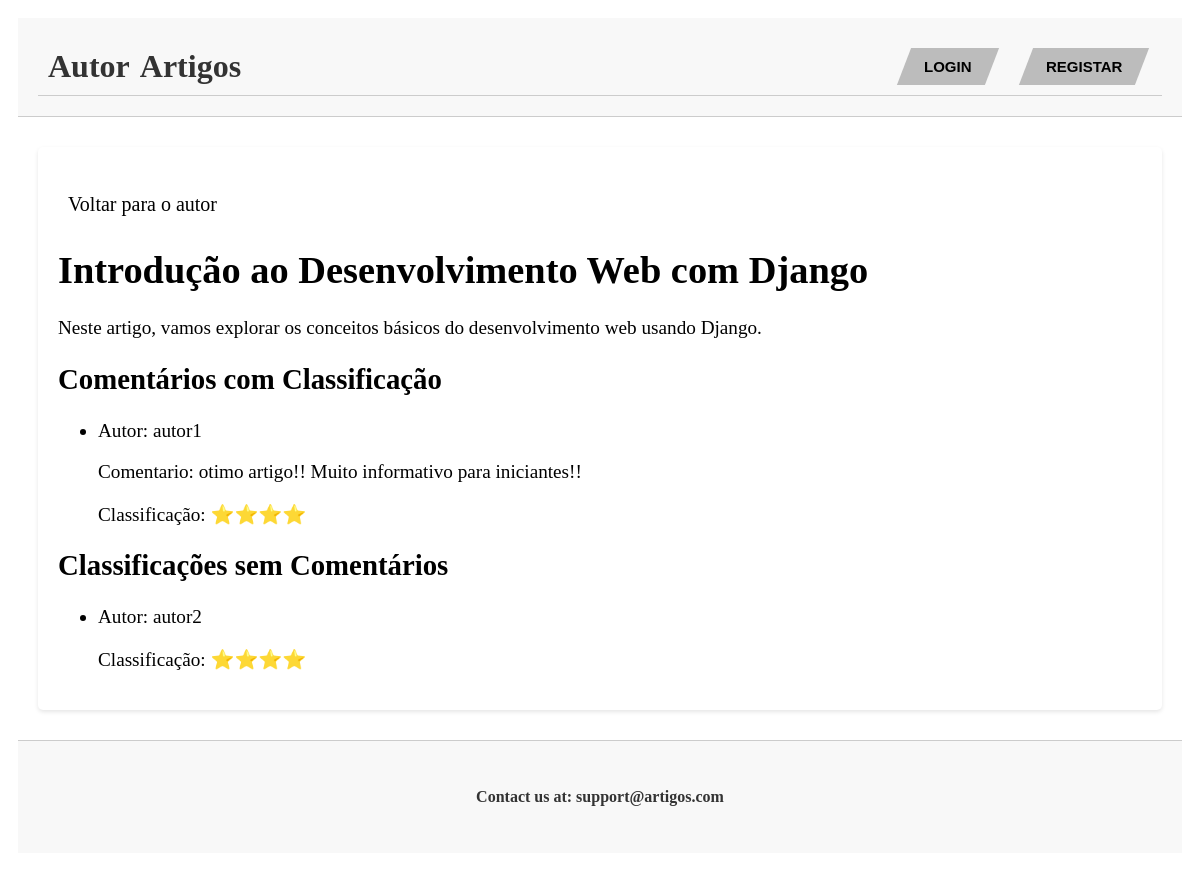
Page /artigos/artigo/Introdução ao Desenvolvimento Web com Django on the earlier database version.
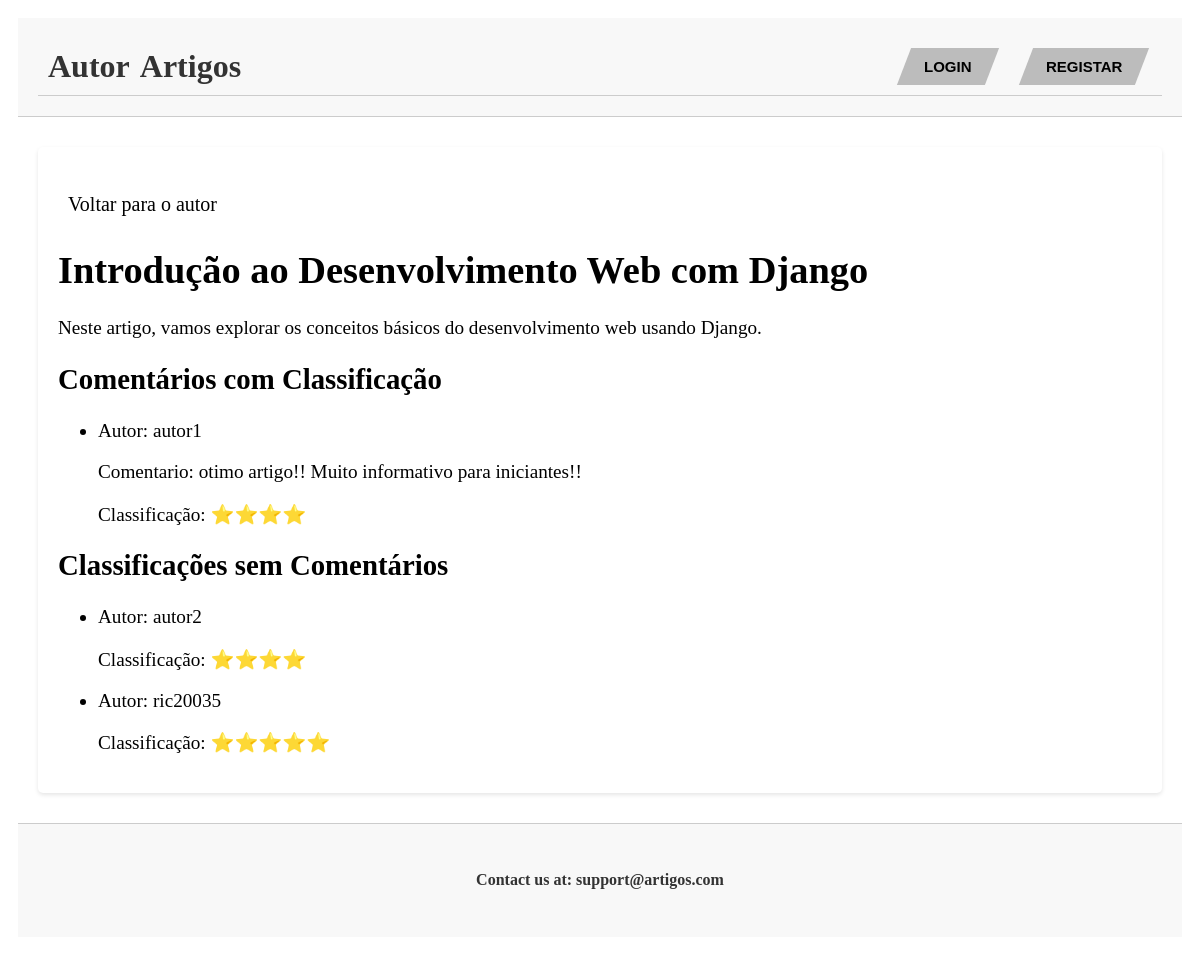
Same page on the later database version.
### artigos/models.py (models this page shows, shortened)
class Comentario(models.Model):
    autor = models.ForeignKey(Autor, on_delete=models.CASCADE)
    artigo = models.ForeignKey(Artigo, on_delete=models.CASCADE)
    texto = models.TextField()
    data_comentario = models.DateTimeField(auto_now_add=True)
    classificacao = models.ForeignKey('Classificacao', on_delete=models.SET_NULL, null=True)

class Autor(models.Model):
    user = models.OneToOneField(User, on_delete=models.CASCADE)
    bio = models.TextField()

class Classificacao(models.Model):
    artigo = models.ForeignKey(Artigo, on_delete=models.CASCADE)
    autor = models.ForeignKey(Autor, on_delete=models.CASCADE)
    MUITO_MAU = '⭐'
    MAU = '⭐⭐'
    INDIFERENTE = '⭐⭐⭐'
    BOM = '⭐⭐⭐⭐'
    MUITO_BOM = '⭐⭐⭐⭐⭐'
    RATINGS_CHOICES = [
        (MUITO_MAU, '⭐'),
        (MAU, '⭐⭐'),
        (INDIFERENTE, '⭐⭐⭐'),
        (BOM, '⭐⭐⭐⭐'),
        (MUITO_BOM, '⭐⭐⭐⭐⭐'),
    ]
    valor = models.CharField(max_length=10, choices=RATINGS_CHOICES, default=MUITO_MAU, blank=True, null=True)

### artigos/views.py (the view)
# urls.py: path('artigo/<str:artigo_titulo>', views.artigo_detail_view, name='artigo_detail'),
def artigo_detail_view(request, artigo_titulo):
    artigo = Artigo.objects.get(titulo=artigo_titulo)
    comentarios = Comentario.objects.filter(artigo=artigo)
    classificacoes = Classificacao.objects.filter(artigo=artigo)
    classificacoes_sem_comentarios = [c for c in Classificacao.objects.filter(artigo=artigo) if not c.comentario_set.exists()]
    context = {'artigo': artigo, 'comentarios': comentarios, 'classificacoes': classificacoes, 'classificacoes_sem_comentarios': classificacoes_sem_comentarios}
    return render(request, 'artigos/artigo_details.html', context)

### artigos/templates/artigos/artigo_details.html (shortened to what this page needs)
{% extends 'artigos/layout.html' %}
{% block content %}
<div class="navigation-links">
    <a href="{% url 'artigos:autor_detail' artigo.autor.user.username %}" class="nav-link">Voltar para o autor</a>
</div>
<h1>{{ artigo.titulo }}</h1>
<p>{{ artigo.conteudo }}</p>
{% if comentarios %}
<h2>Comentários com Classificação</h2>
<ul>
{% for comentario in comentarios %}
    {% if comentario.classificacao %}
    <li>
        <p>Autor: {{ comentario.autor.user }}</p>
        <p>Comentario: {{ comentario.texto }}</p>
        <p>Classificação: {{ comentario.classificacao.valor }}</p>
    </li>
    {% endif %}
{% endfor %}
</ul>
{% endif %}
{% if classificacoes_sem_comentarios %}
<h2>Classificações sem Comentários</h2>
<ul>
{% for classificacao in classificacoes_sem_comentarios %}
    <li>
        <p>Autor: {{ classificacao.autor.user }}</p>
        <p>Classificação: {{ classificacao.valor }}</p>
    </li>
{% endfor %}
</ul>
{% endif %}
{% endblock %}

Differences in the rows shown:
added Classificacao: autor.user "ric20035", valor "⭐⭐⭐⭐⭐"
